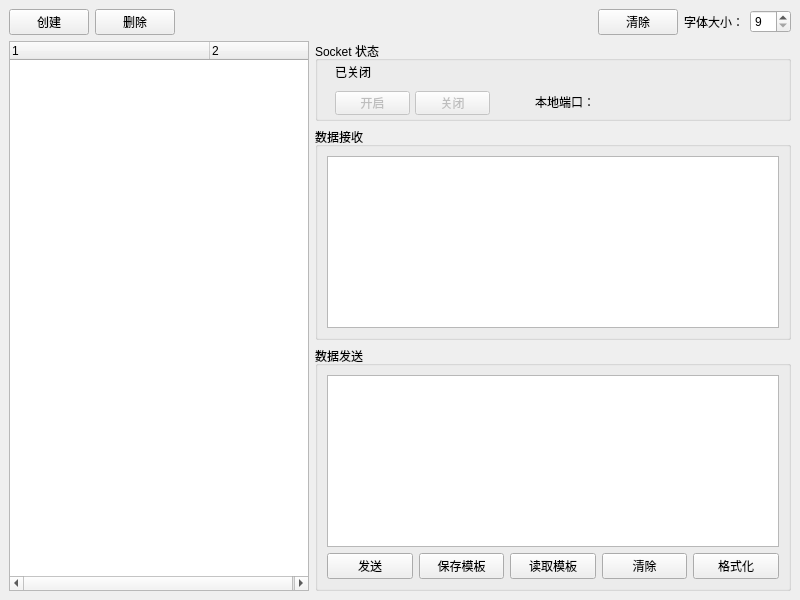
<?xml version="1.0" encoding="UTF-8"?>
<ui version="4.0">
 <class>MainWindow</class>
 <widget class="QMainWindow" name="MainWindow">
  <property name="geometry">
   <rect>
    <x>0</x>
    <y>0</y>
    <width>800</width>
    <height>600</height>
   </rect>
  </property>
  <property name="minimumSize">
   <size>
    <width>800</width>
    <height>600</height>
   </size>
  </property>
  <property name="maximumSize">
   <size>
    <width>16777215</width>
    <height>16777215</height>
   </size>
  </property>
  <property name="windowTitle">
   <string>SocketToolPlus Beta</string>
  </property>
  <widget class="QWidget" name="centralwidget">
   <layout class="QVBoxLayout" name="verticalLayout">
    <item>
     <layout class="QHBoxLayout" name="layout_h_ctrlbox">
      <item>
       <widget class="QPushButton" name="btn_create">
        <property name="enabled">
         <bool>true</bool>
        </property>
        <property name="sizePolicy">
         <sizepolicy hsizetype="Minimum" vsizetype="Fixed">
          <horstretch>0</horstretch>
          <verstretch>0</verstretch>
         </sizepolicy>
        </property>
        <property name="maximumSize">
         <size>
          <width>80</width>
          <height>16777215</height>
         </size>
        </property>
        <property name="text">
         <string>创建</string>
        </property>
       </widget>
      </item>
      <item>
       <widget class="QPushButton" name="btn_delete">
        <property name="maximumSize">
         <size>
          <width>80</width>
          <height>16777215</height>
         </size>
        </property>
        <property name="text">
         <string>删除</string>
        </property>
       </widget>
      </item>
      <item>
       <spacer name="horizontalSpacer">
        <property name="orientation">
         <enum>Qt::Horizontal</enum>
        </property>
        <property name="sizeHint" stdset="0">
         <size>
          <width>40</width>
          <height>20</height>
         </size>
        </property>
       </spacer>
      </item>
      <item>
       <widget class="QPushButton" name="btn_recvclear">
        <property name="text">
         <string>清除</string>
        </property>
       </widget>
      </item>
      <item>
       <widget class="QLabel" name="label_s_fontsize">
        <property name="text">
         <string>字体大小：</string>
        </property>
       </widget>
      </item>
      <item>
       <widget class="QSpinBox" name="spinbox_fontsize">
        <property name="minimumSize">
         <size>
          <width>30</width>
          <height>0</height>
         </size>
        </property>
        <property name="minimum">
         <number>9</number>
        </property>
        <property name="value">
         <number>9</number>
        </property>
       </widget>
      </item>
     </layout>
    </item>
    <item>
     <layout class="QHBoxLayout" name="layout_h_mainbox">
      <item>
       <widget class="QTreeWidget" name="tree_main">
        <property name="sizePolicy">
         <sizepolicy hsizetype="Maximum" vsizetype="Expanding">
          <horstretch>0</horstretch>
          <verstretch>0</verstretch>
         </sizepolicy>
        </property>
        <property name="minimumSize">
         <size>
          <width>300</width>
          <height>0</height>
         </size>
        </property>
        <property name="maximumSize">
         <size>
          <width>400</width>
          <height>16777215</height>
         </size>
        </property>
        <property name="columnCount">
         <number>2</number>
        </property>
        <attribute name="headerDefaultSectionSize">
         <number>200</number>
        </attribute>
        <column>
         <property name="text">
          <string notr="true">1</string>
         </property>
        </column>
        <column>
         <property name="text">
          <string notr="true">2</string>
         </property>
        </column>
       </widget>
      </item>
      <item>
       <layout class="QVBoxLayout" name="layout_v_infobox">
        <item>
         <widget class="QGroupBox" name="groupbox_status">
          <property name="sizePolicy">
           <sizepolicy hsizetype="Preferred" vsizetype="Minimum">
            <horstretch>0</horstretch>
            <verstretch>0</verstretch>
           </sizepolicy>
          </property>
          <property name="minimumSize">
           <size>
            <width>0</width>
            <height>80</height>
           </size>
          </property>
          <property name="title">
           <string>Socket 状态</string>
          </property>
          <widget class="QLabel" name="label_v_status">
           <property name="geometry">
            <rect>
             <x>20</x>
             <y>20</y>
             <width>81</width>
             <height>21</height>
            </rect>
           </property>
           <property name="text">
            <string>已关闭</string>
           </property>
          </widget>
          <widget class="QPushButton" name="btn_socket_start">
           <property name="enabled">
            <bool>false</bool>
           </property>
           <property name="geometry">
            <rect>
             <x>20</x>
             <y>50</y>
             <width>75</width>
             <height>24</height>
            </rect>
           </property>
           <property name="text">
            <string>开启</string>
           </property>
          </widget>
          <widget class="QPushButton" name="btn_socket_stop">
           <property name="enabled">
            <bool>false</bool>
           </property>
           <property name="geometry">
            <rect>
             <x>100</x>
             <y>50</y>
             <width>75</width>
             <height>24</height>
            </rect>
           </property>
           <property name="text">
            <string>关闭</string>
           </property>
          </widget>
          <widget class="QLabel" name="label">
           <property name="geometry">
            <rect>
             <x>220</x>
             <y>50</y>
             <width>111</width>
             <height>21</height>
            </rect>
           </property>
           <property name="text">
            <string>本地端口：</string>
           </property>
          </widget>
         </widget>
        </item>
        <item>
         <widget class="QGroupBox" name="groupbox_datarecv">
          <property name="sizePolicy">
           <sizepolicy hsizetype="Expanding" vsizetype="Preferred">
            <horstretch>0</horstretch>
            <verstretch>0</verstretch>
           </sizepolicy>
          </property>
          <property name="title">
           <string>数据接收</string>
          </property>
          <layout class="QGridLayout" name="gridLayout">
           <item row="0" column="0">
            <widget class="QPlainTextEdit" name="text_recv"/>
           </item>
          </layout>
         </widget>
        </item>
        <item>
         <widget class="QGroupBox" name="groupbox_datasend">
          <property name="title">
           <string>数据发送</string>
          </property>
          <layout class="QVBoxLayout" name="verticalLayout_2">
           <item>
            <widget class="QPlainTextEdit" name="text_send"/>
           </item>
           <item>
            <layout class="QHBoxLayout" name="layout_h_datasendopition">
             <item>
              <widget class="QPushButton" name="btn_send">
               <property name="text">
                <string>发送</string>
               </property>
              </widget>
             </item>
             <item>
              <widget class="QPushButton" name="btn_templatesave">
               <property name="text">
                <string>保存模板</string>
               </property>
              </widget>
             </item>
             <item>
              <widget class="QPushButton" name="btn_templateread">
               <property name="text">
                <string>读取模板</string>
               </property>
              </widget>
             </item>
             <item>
              <widget class="QPushButton" name="btn_sendclear">
               <property name="text">
                <string>清除</string>
               </property>
              </widget>
             </item>
             <item>
              <widget class="QPushButton" name="btn_textformat">
               <property name="text">
                <string>格式化</string>
               </property>
              </widget>
             </item>
            </layout>
           </item>
          </layout>
         </widget>
        </item>
       </layout>
      </item>
     </layout>
    </item>
   </layout>
  </widget>
  <widget class="QMenuBar" name="menubar">
   <property name="geometry">
    <rect>
     <x>0</x>
     <y>0</y>
     <width>800</width>
     <height>22</height>
    </rect>
   </property>
  </widget>
 </widget>
 <resources/>
 <connections/>
</ui>
